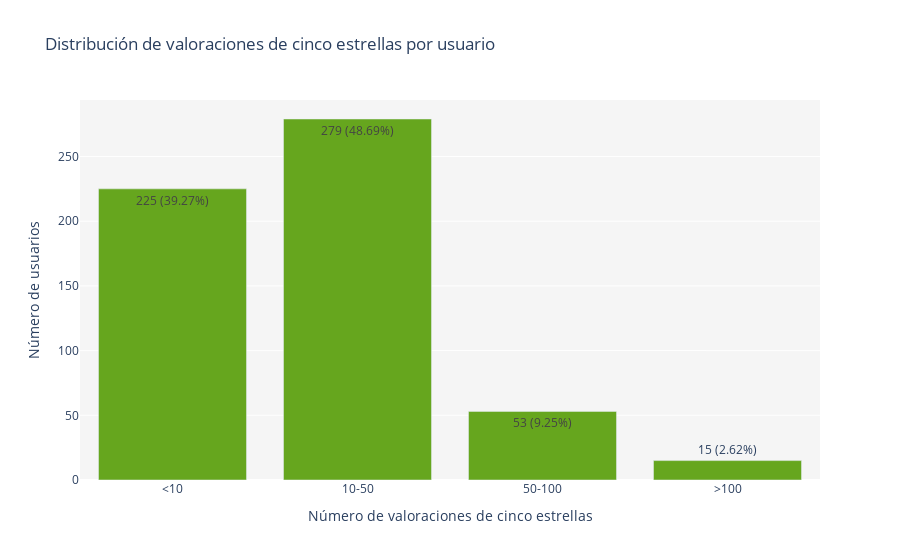

The notebook cell this image was saved under:
### Code cell
# Define the rating ranges and corresponding labels for the plot
rating_ranges = [(0, 10), (10, 50), (50, 100), (100,rating_counts.max())]
labels = ['<10', '10-50', '50-100', '>100']

# Initialize a list to store the counts for each rating range
counts = []

# Calculate the counts for each rating range
for start, end in rating_ranges:
    count = ((rating_counts >= start) & (rating_counts < end)).sum()
    counts.append(count)

# Calculate the average number of items rated with five
average_rated_with_five = 23

# Calculate the total number of users
total_users = rating_counts.size

# Calculate the percentages for each rating range
percentages = [count / total_users * 100 for count in counts]

# Create a bar plot using Plotly
fig = go.Figure()

# Add the bar trace
fig.add_trace(go.Bar(
    x=labels,
    y=counts,
    text=[f'{count} ({percentage:.2f}%)' for count, percentage in zip(counts, percentages)],
    textposition='auto',
    marker_color=px.colors.qualitative.Dark2[4],
    #opacity=0.7,
    name='Frequency'
))

# # Add a horizontal line for the average number of items rated with five
# fig.add_shape(
#     type='line',
#     x0=-0.5,
#     y0=average_rated_with_five,
#     x1=len(labels) - 0.5,
#     y1=average_rated_with_five,
#     line=dict(
#         color='red',
#         width=2,
#         dash='dash'
#     )
# )

# Customize the layout of the plot
fig.update_layout(
    title='Distribución de valoraciones de cinco estrellas por usuario',
    xaxis_title='Número de valoraciones de cinco estrellas',
    yaxis_title='Número de usuarios',
    legend=dict(
        orientation='h',
        yanchor='bottom',
        y=1.02,
        xanchor='right',
        x=1
    ),
    plot_bgcolor='whitesmoke',
    #showgrid=False
)

# Display the plot
fig.show()

### Figure 1 — Plotly figure (JSON) as saved in the notebook; plotly's stock layout.template omitted (floating-point values rounded to 4 significant figures)
{"data": [{"marker": {"color": "rgb(102,166,30)"}, "name": "Frequency", "text": ["225 (39.27%)", "279 (48.69%)", "53 (9.25%)", "15 (2.62%)"], "textposition": "auto", "type": "bar", "x": ["<10", "10-50", "50-100", ">100"], "y": [225, 279, 53, 15]}], "layout": {"legend": {"orientation": "h", "x": 1, "xanchor": "right", "y": 1.02, "yanchor": "bottom"}, "plot_bgcolor": "whitesmoke", "title": {"text": "Distribución de valoraciones de cinco estrellas por usuario"}, "xaxis": {"title": {"text": "Número de valoraciones de cinco estrellas"}}, "yaxis": {"title": {"text": "Número de usuarios"}}}}
